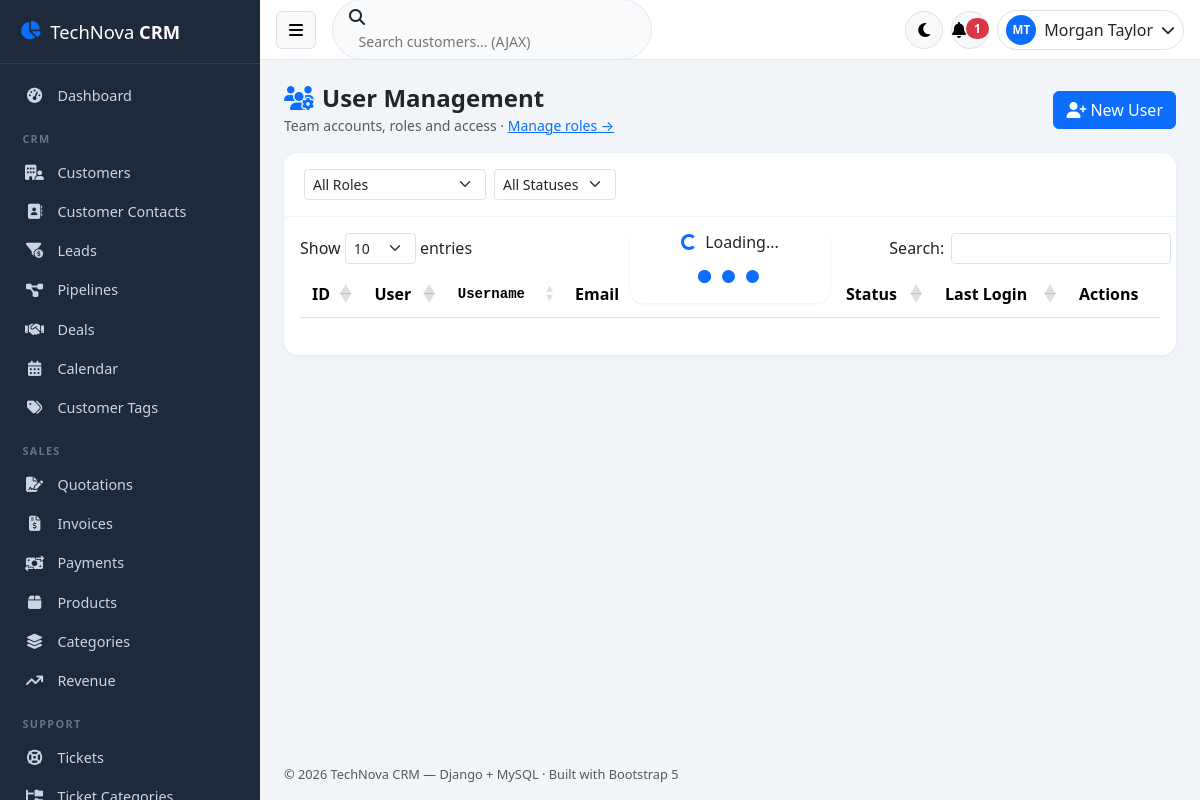
The app's page /users/ (signed in) with its own data.
### crm/models.py (models this page shows, shortened)
class User(AbstractBaseUser):
    STATUS_CHOICES = [('Active', 'Active'), ('Inactive', 'Inactive'), ('Suspended', 'Suspended')]
    role = models.ForeignKey(Role, on_delete=models.PROTECT, db_column='role_id', null=True)
    first_name = models.CharField(max_length=50)
    last_name = models.CharField(max_length=50)
    username = models.CharField(max_length=50, unique=True)
    email = models.EmailField(max_length=100, unique=True)
    phone = models.CharField(max_length=20, blank=True, default='')
    avatar = models.ImageField(upload_to='avatars/', blank=True, null=True)
    address = models.CharField(max_length=255, blank=True, default='')
    status = models.CharField(max_length=20, choices=STATUS_CHOICES, default='Active')
    last_login = models.DateTimeField(blank=True, null=True)
    remember_token = models.CharField(max_length=100, blank=True, default='')
    created_at = models.DateTimeField(auto_now_add=True)
    updated_at = models.DateTimeField(auto_now=True)
    objects = UserManager()
    USERNAME_FIELD = 'username'
    REQUIRED_FIELDS = ['email', 'first_name', 'last_name']
    class Meta:
        db_table = 'users'
    @property
    def is_active(self):
        return self.status == 'Active'
    @property
    def is_superuser(self):
        return bool(self.role and self.role.name == 'Super Admin')
    @property
    def full_name(self):
        return f'{self.first_name} {self.last_name}'.strip()
    def get_full_name(self):
        return self.full_name
    def has_permission(self, slug):
        if self.is_superuser:
            return True
        if not self.role:
            return False
        return RolePermission.objects.filter(role=self.role, permission__slug=slug).exists()

### crm/views/admin_views.py (the view)
# urls.py: path('users/', views.user_list, name='user_list'),
@crm_login_required
@permission_required('users.view')
def user_list(request):
    return render(request, 'admin/users.html', {'roles': Role.objects.all()})

### crm/context_processors.py (called while the page is built)
def globals(request):
    try:
        setting = Setting.objects.first()
    except Exception:
        setting = None
    unread_notifications = 0
    try:
        if request.user.is_authenticated:
            unread_notifications = Notification.objects.filter(user=request.user, is_read=False).count()
    except Exception:
        unread_notifications = 0
    return {
        'app_setting': setting,
        'unread_notifications': unread_notifications,
        'currency_symbol': '$',
    }

### crm/templatetags/crm_extras.py (called while the page is built)
@register.simple_tag
def static_v(path):
    from django.conf import settings
    import time
    url = static(path)
    try:
        for root in [getattr(settings, 'BASE_DIR', None)] + list(getattr(settings, 'STATICFILES_DIRS', [])):
            candidate = root / path if root else None
            if candidate and candidate.exists():
                return f'{url}?v={int(candidate.stat().st_mtime)}'
    except Exception:
        pass
    return url

### crm/utils/__init__.py (called while the page is built)
def permission_required(slug):
    def decorator(view_func):
        @functools.wraps(view_func)
        def wrapper(request, *args, **kwargs):
            if not request.user.is_authenticated:
                return redirect('login')
            if not request.user.has_permission(slug):
                if request.headers.get('x-requested-with') == 'XMLHttpRequest':
                    return JsonResponse({'success': False, 'message': 'Permission denied.'}, status=403)
                messages.error(request, 'You do not have permission to access that module.')
                return redirect('dashboard')
            return view_func(request, *args, **kwargs)
        return wrapper
    return decorator

### templates/admin/users.html (shortened to what this page needs)
{% extends 'base.html' %}
{% block content %}
<div class="d-flex justify-content-between align-items-center mb-3 flex-wrap gap-2">
    <div>
        <h4 class="fw-bold mb-0"><i class="fa-solid fa-users-gear text-primary me-2"></i>User Management</h4>
        <small class="text-muted">Team accounts, roles and access · <a href="/roles/">Manage roles →</a></small>
    </div>
    <button class="btn btn-primary" onclick="openUserModal()"><i class="fa-solid fa-user-plus me-1"></i>New User</button>
</div>
<div class="card">
    <div class="card-header d-flex gap-2">
        <select id="fRole" class="form-select form-select-sm w-auto"><option value="">All Roles</option>
            {% for r in roles %}<option value="{{ r.id }}">{{ r.name }}</option>{% endfor %}</select>
        <select id="fStatus" class="form-select form-select-sm w-auto"><option value="">All Statuses</option>
            <option>Active</option><option>Inactive</option><option>Suspended</option></select>
    </div>
    <div class="card-body">
<table id="usersTable" class="table table-hover w-100">
    <thead><tr><th>ID</th><th>User</th><th>Username</th><th>Email</th><th>Phone</th>
        <th>Role</th><th>Status</th><th>Last Login</th><th class="no-export">Actions</th></tr></thead>
</table>
    </div>
</div>
{% endblock %}

### templates/base.html (shortened to what this page needs)
{% load static crm_extras %}
<!DOCTYPE html>
<html lang="en" data-bs-theme="light">
<head>
    <link href="https://cdn.jsdelivr.net/npm/bootstrap@5.3.3/dist/css/bootstrap.min.css" rel="stylesheet">
    <link href="{% static 'vendor/fontawesome/css/all.min.css' %}" rel="stylesheet">
    <link href="https://cdn.datatables.net/1.13.11/css/dataTables.bootstrap5.min.css" rel="stylesheet">
    <link href="https://cdn.datatables.net/buttons/2.4.2/css/buttons.bootstrap5.min.css" rel="stylesheet">
    <link href="https://cdn.jsdelivr.net/npm/fullcalendar@6.1.15/index.global.min.css" rel="stylesheet">
    <link rel="stylesheet" href="{% static_v 'css/style.css' %}">
</head>
<body class="{% if request.COOKIES.theme == 'dark' %}dark-mode{% endif %}">
<div class="sidebar" id="sidebar">
    <div class="sidebar-brand">
        <i class="fa-solid fa-chart-pie text-primary"></i>
        <span>TechNova <b>CRM</b></span>
    </div>
    {% if request.user.is_authenticated %}
    <ul class="sidebar-nav" id="sidebarNav">
        <li class="nav-item {% if request.path == '/' %}active{% endif %}">
            <a href="/" class="nav-link"><i class="fa-solid fa-gauge-high"></i><span>Dashboard</span></a>
        </li>
        <li class="nav-title">CRM</li>
        <li class="nav-item {% if '/customers' in request.path %}active{% endif %}">
            <a href="/customers/" class="nav-link"><i class="fa-solid fa-building-user"></i><span>Customers</span></a>
        </li>
        <li class="nav-item {% if '/contacts' in request.path and 'lead' not in request.path %}active{% endif %}">
            <a href="/contacts/" class="nav-link"><i class="fa-solid fa-address-book"></i><span>Customer Contacts</span></a>
        </li>
        <li class="nav-item {% if '/leads' in request.path %}active{% endif %}">
            <a href="/leads/" class="nav-link"><i class="fa-solid fa-filter-circle-dollar"></i><span>Leads</span></a>
        </li>
        <li class="nav-item {% if '/pipelines' in request.path %}active{% endif %}">
            <a href="/pipelines/" class="nav-link"><i class="fa-solid fa-diagram-project"></i><span>Pipelines</span></a>
        </li>
        <li class="nav-item {% if '/deals' in request.path %}active{% endif %}">
            <a href="/deals/" class="nav-link"><i class="fa-solid fa-handshake"></i><span>Deals</span></a>
        </li>
        <li class="nav-item {% if '/calendar' in request.path %}active{% endif %}">
            <a href="/calendar/" class="nav-link"><i class="fa-solid fa-calendar-days"></i><span>Calendar</span></a>
        </li>
        <li class="nav-item {% if '/tags' in request.path %}active{% endif %}">
            <a href="/tags/" class="nav-link"><i class="fa-solid fa-tags"></i><span>Customer Tags</span></a>
        </li>
        <li class="nav-title">Sales</li>
        <li class="nav-item {% if '/quotes' in request.path %}active{% endif %}">
            <a href="/quotes/" class="nav-link"><i class="fa-solid fa-file-signature"></i><span>Quotations</span></a>
        </li>
        <li class="nav-item {% if '/invoices' in request.path %}active{% endif %}">
            <a href="/invoices/" class="nav-link"><i class="fa-solid fa-file-invoice-dollar"></i><span>Invoices</span></a>
        </li>
        <li class="nav-item {% if '/payments' in request.path %}active{% endif %}">
            <a href="/payments/" class="nav-link"><i class="fa-solid fa-money-bill-transfer"></i><span>Payments</span></a>
        </li>
        <li class="nav-item {% if '/products' in request.path %}active{% endif %}">
            <a href="/products/" class="nav-link"><i class="fa-solid fa-box"></i><span>Products</span></a>
        </li>
        <li class="nav-item {% if '/categories' in request.path %}active{% endif %}">
            <a href="/categories/" class="nav-link"><i class="fa-solid fa-layer-group"></i><span>Categories</span></a>
        </li>
        <li class="nav-item {% if '/reports/revenue' in request.path %}active{% endif %}">
            <a href="/reports/revenue/" class="nav-link"><i class="fa-solid fa-arrow-trend-up"></i><span>Revenue</span></a>
        </li>
        <li class="nav-title">Support</li>
        <li class="nav-item {% if '/tickets' in request.path and 'categories' not in request.path %}active{% endif %}">
            <a href="/tickets/" class="nav-link"><i class="fa-solid fa-life-ring"></i><span>Tickets</span></a>
        </li>
        <li class="nav-item {% if '/ticket-categories' in request.path %}active{% endif %}">
            <a href="/ticket-categories/" class="nav-link"><i class="fa-solid fa-folder-tree"></i><span>Ticket Categories</span></a>
        </li>
    </ul>
    {% endif %}
</div>
<div class="main-area" id="mainArea">
    <nav class="topbar">
        <button class="btn btn-light border" id="sidebarToggle"><i class="fa-solid fa-bars"></i></button>
        <div class="topbar-search d-none d-md-block">
            <i class="fa-solid fa-magnifying-glass"></i>
            <input type="text" id="globalSearch" placeholder="Search customers... (AJAX)" autocomplete="off">
        </div>
        <div class="ms-auto d-flex align-items-center gap-2">
            <button class="btn btn-light border rounded-circle icon-btn" id="darkModeToggle" title="Toggle dark mode">
                <i class="fa-solid fa-moon"></i>
            </button>
            {% if request.user.is_authenticated %}
            <div class="dropdown">
                <button class="btn btn-light border position-relative rounded-circle icon-btn" data-bs-toggle="dropdown"
                        id="notifBell">
                    <i class="fa-solid fa-bell"></i>
                    <span class="badge bg-danger rounded-pill notif-count {% if not unread_notifications %}d-none{% endif %}"
                          id="notifCount">{{ unread_notifications }}</span>
                </button>
            </div>
            <div class="dropdown">
                <button class="btn d-flex align-items-center gap-2 border rounded-pill py-1 px-2" data-bs-toggle="dropdown">
                    {% if request.user.avatar %}
                    <img src="{{ request.user.avatar.url }}" class="avatar-sm" alt="">
                    {% else %}
                    <span class="avatar-sm avatar-initials bg-primary text-white">{{ request.user.first_name|slice:":1" }}{{ request.user.last_name|slice:":1" }}</span>
                    {% endif %}
                    <span class="d-none d-md-inline">{{ request.user.get_full_name|default:request.user.username }}</span>
                    <i class="fa-solid fa-chevron-down small"></i>
                </button>
            </div>
            {% endif %}
        </div>
    </nav>
    <main class="content p-3 p-lg-4">
        {% block content %}{% endblock %}
    </main>
    <footer class="content-footer text-muted small">
        © {% now "Y" %} TechNova CRM — Django + MySQL · Built with Bootstrap 5
    </footer>
</div>
</body>
</html>

### static/css/style.css (style rules this page uses)
:root { --sidebar-width: 260px; --topbar-height: 60px; --sidebar-bg: #1e293b; --sidebar-hover: #334155; --sidebar-active: #2563eb; }
* { scroll-behavior: smooth; }
body { background: #f1f5f9; font-family: 'Segoe UI', system-ui, -apple-system, sans-serif; transition: background .3s, color .3s; }
.sidebar { position: fixed; inset-block: 0; inset-inline-start: 0; width: var(--sidebar-width); background: var(--sidebar-bg); color: #cbd5e1; z-index: 1040; overflow-y: auto; transition: transform .3s ease; }
.sidebar-brand { display: flex; align-items: center; gap: .6rem; padding: 1.1rem 1.25rem; font-size: 1.15rem; color: #fff; border-bottom: 1px solid rgba(255,255,255,.08); position: sticky; top: 0; background: var(--sidebar-bg); z-index: 5; }
.sidebar-nav { list-style: none; margin: 0; padding: .75rem 0; }
.nav-title { font-size: .68rem; text-transform: uppercase; letter-spacing: .12em; padding: 1rem 1.4rem .35rem; color: #64748b; font-weight: 700; }
.nav-item .nav-link { display: flex; align-items: center; gap: .8rem; padding: .55rem 1.35rem; color: #cbd5e1; text-decoration: none; font-size: .9rem; border-inline-start: 3px solid transparent; transition: all .18s; white-space: nowrap; }
.nav-item .nav-link i { width: 20px; text-align: center; font-size: .95rem; }
.main-area { margin-inline-start: var(--sidebar-width); min-height: 100vh; display: flex; flex-direction: column; transition: margin .3s ease; }
.topbar { height: var(--topbar-height); background: #fff; border-bottom: 1px solid #e2e8f0; display: flex; align-items: center; gap: 1rem; padding-inline: 1rem; position: sticky; top: 0; z-index: 1030; }
.topbar-search { position: relative; display: flex; align-items: center; background: #f8fafc; border: 1px solid #e2e8f0; border-radius: 2rem; padding: .35rem 1rem; width: 320px; }
.topbar-search input { border: none; outline: none; background: transparent; padding-inline-start: .6rem; width: 100%; font-size: .88rem; }
.icon-btn { width: 38px; height: 38px; display: inline-flex; align-items: center; justify-content: center; }
.avatar-sm { width: 30px; height: 30px; border-radius: 50%; object-fit: cover; display: inline-flex; align-items: center; justify-content: center; font-size: .72rem; font-weight: 700; }
.content { flex: 1; }
.content-footer { padding: 1rem 1.5rem; font-size: .8rem; }
.card { border: none; border-radius: .85rem; box-shadow: 0 1px 3px rgba(15, 23, 42, .07); transition: transform .2s, box-shadow .2s; }
.card-header { background: transparent; border-bottom: 1px solid #f1f5f9; font-weight: 600; padding: 1rem 1.25rem; }
.table > :not(caption) > * > * { padding: .65rem .75rem; vertical-align: middle; }

### records on screen
User: user.first_name "M", user.last_name "T", user.get_full_name "Morgan Taylor"

### other values on screen
{{ unread_notifications }} "1"
